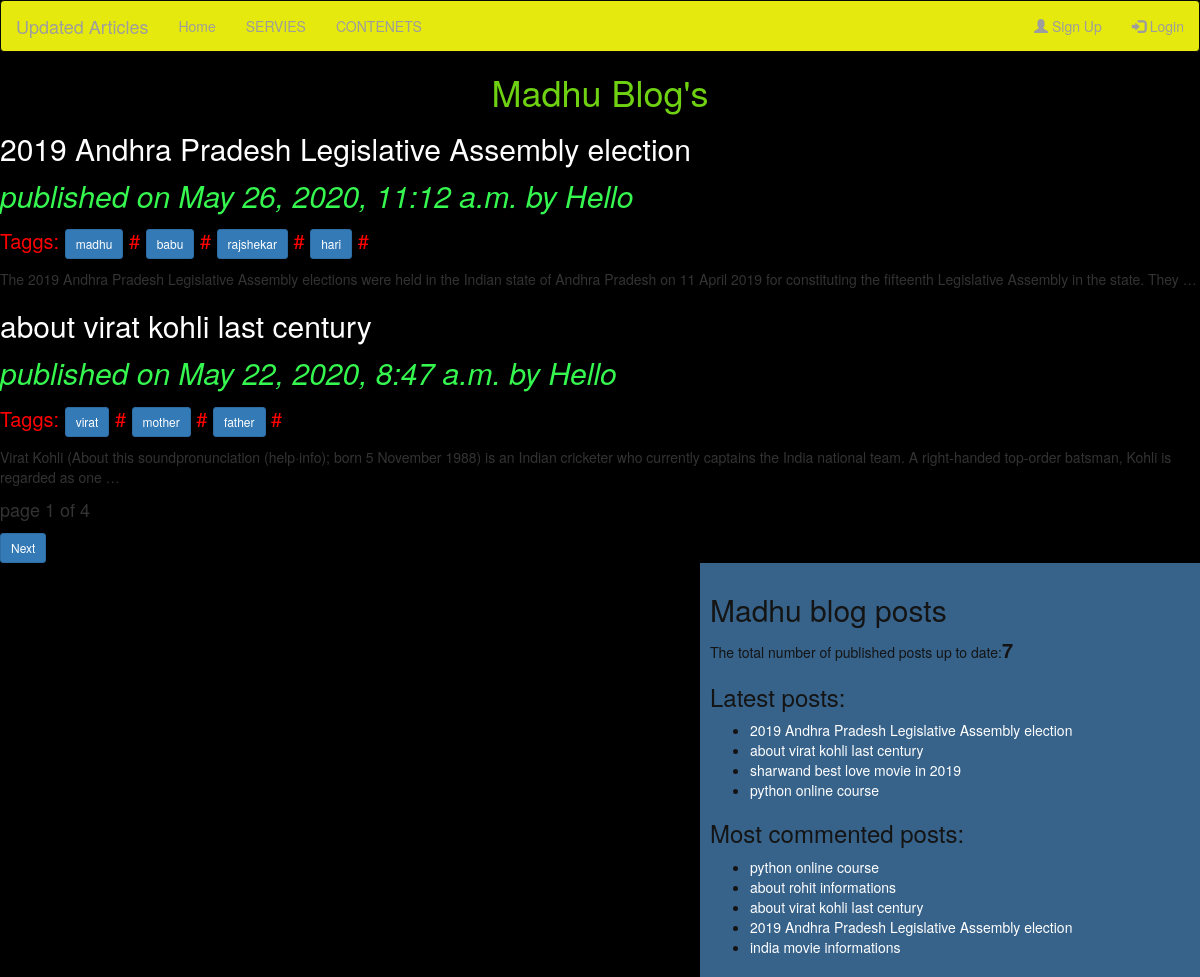
The page / on the database its author committed.
### blog/models.py (models this page shows, shortened)
class Post(models.Model):
    STATUS_CHOICES=(('draft','Draft'),('published','Published'))
    title=models.CharField(max_length=256)
    slug=models.SlugField(max_length=264,unique_for_date='publish')
    author=models.ForeignKey(User, related_name='blog_posts', on_delete=models.CASCADE)
    body=models.TextField()
    publish=models.DateTimeField(default=timezone.now)
    created=models.DateTimeField(auto_now_add=True)
    updated=models.DateTimeField(auto_now=True)
    status=models.CharField(max_length=10,choices=STATUS_CHOICES,default='draft')
    objects=CustomManager()
    tags=TaggableManager()
    class Meta:
        ordering=('-publish',)
    def get_absolute_url(self):
            return reverse('post_detail', args = [self.publish.year , self.publish.strftime('%m'), self.publish.strftime('%d'),self.slug])

### blog/views.py (the view)
# urls.py: path('',views.post_list),
def post_list(request,tag_slug=None):
    post_list=Post.objects.all()
    tag=None
    if tag_slug:
        tag=get_object_or_404(Tag,slug=tag_slug)
        post_list=post_list.filter(tags__in=[tag])
    paginator=Paginator(post_list,2)
    page_num=request.GET.get('page')
    try:
        post_list=paginator.page(page_num)
    except PageNotAnInteger:
        post_list=paginator.page(1)
    except EmptyPage:
        post_detail=paginator.page(paginator.num_pages)
    return render(request,'test/post_list.html',{'post_list':post_list,'tag':tag})

### blog/models.py (called while the page is built)
    def get_queryset(self):
        return super().get_queryset().filter(status="published")

### blog/templatetags/blog_tags.py (called while the page is built)
@register.simple_tag(name='my_tag')
def total_count():
    return Post.objects.count()

@register.inclusion_tag('test/latest_posts123.html')
def show_latest_posts(count=3):
    latest_posts=Post.objects.order_by('-publish')[:count]
    return {'latest_posts':latest_posts}

@register.simple_tag()
def get_most_comment_posts(count=5):
     return Post.objects.annotate(total_comments=Count('comments')).order_by('-total_comments')[:count]

### templates/test/post_list.html (shortened to what this page needs)
{%extends 'test/base.html'%}
      {%block contain%}
      <h1 class="madhublog">Madhu Blog's</h1>
          {% for post in post_list %}
            <a href="{{post.get_absolute_url}}"><h2>{{post.title}}</h2></a>
            <p id="date">published on {{post.publish}} by {{post.author|title}}</p>
            <p id="tags">Taggs:
                {%for tag in post.tags.all%}
                <a href="{% url 'post_list_by_tag_name' tag.slug %}" class="btn btn-primary btn-sm">{{tag.name}}</a>
                {%if not forloop.last%}{%endif%}#
                {%endfor%}
            </p>
            <p id="linebreaks">{{post.body|truncatewords:30|linebreaks}}</p>
          {%endfor%}
          {% include 'test/pagination.html' with page=post_list %}
      {%endblock%}

### templates/test/base.html (shortened to what this page needs)
<!DOCTYPE html>
{% load blog_tags%}
{%load static%}
<html lang="en" dir="ltr">
  <head>
    <link rel="stylesheet" href="https://stackpath.bootstrapcdn.com/bootstrap/3.4.1/css/bootstrap.min.css">
  </head>
  <link rel="stylesheet" href="{% static "css/blog.css"%}">
  <body>
    <nav class="navbar navbar-inverse">
  <div class="container-fluid">
    <div class="navbar-header">
      <a class="navbar-brand" href="#">Updated Articles</a>
    </div>
    <ul class="nav navbar-nav" style="color: rgb(162, 0, 255);">
      <li><a href="#">Home</a></li>
      <li><a href="#">SERVIES</a></li>
      <li><a href="#">CONTENETS</a></li>
    </ul>
    <ul class="nav navbar-nav navbar-right">
      <li><a href="#"><span class="glyphicon glyphicon-user"></span> Sign Up</a></li>
      <li><a href="#"><span class="glyphicon glyphicon-log-in"></span> Login</a></li>
    </ul>
  </div>
</nav>
    <div class="content">
      {%block contain%}
      {%endblock%}
    </div>
    <div class="sidebar">
      <h2>Madhu blog posts</h2>
      <p>The total number of published posts up to date:<span id="pnayy">{% my_tag %}</span></p>
      <h3>Latest posts:</h3>{%show_latest_posts 4%}
      <h3>Most commented posts:</h3>
      {%get_most_comment_posts as most_comment_posts%}
      <ul>
        {%for post in most_comment_posts%}
        <li><a href="{{post.get_absolute_url}}">{{post.title}}</a></li>
        {%endfor%}
      </ul>
    </div>
  </body>
</html>

### templates/test/pagination.html (shortened to what this page needs)
<div class="paginator">
  <p style="font-size: large;"><span>page {{page.number}} of {{page.paginator.num_pages}}&nbsp&nbsp</span>&nbsp&nbsp</p>
  {%if page.has_next%}
  <a href="?page={{page.next_page_number}}" class="btn btn-primary btn-sm">Next</a>
  {%endif%}
</div>

### templates/test/latest_posts123.html
<ul>
  {%for post in latest_posts%}
  <li><a href="{{post.get_absolute_url}}">{{post.title}}</a></li>
  {%endfor%}
</ul>

### static/css/blog.css (style rules this page uses)
body { background: #000; }
.navbar { background: rgb(229, 233, 13); }
.sidebar { width: 500px; padding: 10px; float: right; background: rgb(55, 99, 139); color:rgb(20, 20, 20); }
h1 { color: #07f523; text-align: center; }
#date { color:#36f750; font-size: 30px; font-style: italic; }
#tags { color: red; font-size: 20px; }
a { color:white; }
.madhublog { color: #6ed112; }
#linebreaks { color:#1dc471; font-size: 25px; }
#pnayy { font-size: 20px; font-weight: bold; }

### rows shown on the page
Post: title "2019 Andhra Pradesh Legislative Assembly election", publish "May 26, 2020, 11:12 a.m.", author "Hello", body "The 2019 Andhra Pradesh Legislative Assembly elections were held in the Indian state of Andhra Pradesh on 11 April 2019 for constituting the fifteenth Legislative Assembly in the state. They …"
Tag: name "madhu"
Tag: name "babu"
Tag: name "rajshekar"
Tag: name "hari"
Post: title "about virat kohli last century", publish "May 22, 2020, 8:47 a.m.", author "Hello", body "Virat Kohli (About this soundpronunciation (help·info); born 5 November 1988) is an Indian cricketer who currently captains the India national team. A right-handed top-order batsman, Kohli is regarded as one …"
Tag: name "virat"
Tag: name "mother"
Tag: name "father"
Post: title "sharwand best love movie in 2019"
Post: title "python online course"
Post: title "about rohit informations"
Post: title "india movie informations"

### other values the page prints
{{ page.number }} "1"
{{ page.paginator.num_pages }} "4"
